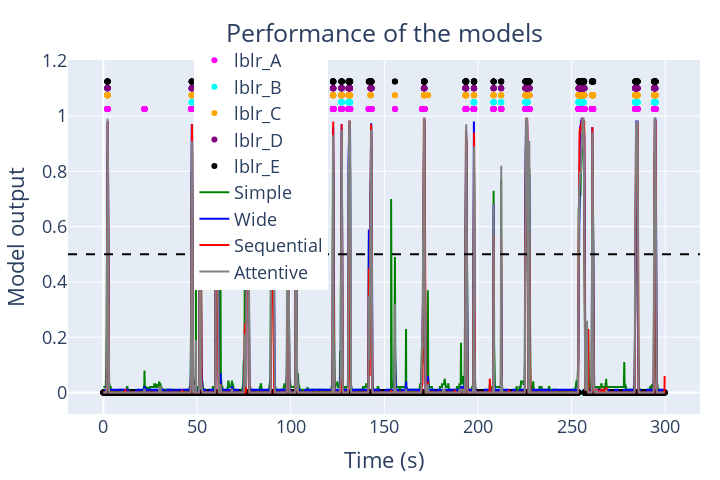

Notebook source saved alongside this figure:
### Code cell
import plotly.graph_objects as go

# Create a time axis (frame number divided by frame rate gives time in seconds)
time = np.arange(len(autolabels_simple["obj_1"])) / 25

# Create a figure
fig = go.Figure()

# Add traces for each label set
fig.add_trace(go.Scatter(x=time, y=[x * 1.025 for x in labels_A["obj_1"]], mode='markers', name='lblr_A', marker=dict(color='magenta')))
fig.add_trace(go.Scatter(x=time, y=[x * 1.05 for x in labels_B["obj_1"]], mode='markers', name='lblr_B', marker=dict(color='cyan')))
fig.add_trace(go.Scatter(x=time, y=[x * 1.075 for x in labels_C["obj_1"]], mode='markers', name='lblr_C', marker=dict(color='orange')))
fig.add_trace(go.Scatter(x=time, y=[x * 1.10 for x in labels_D["obj_1"]], mode='markers', name='lblr_D', marker=dict(color='purple')))
fig.add_trace(go.Scatter(x=time, y=[x * 1.125 for x in labels_E["obj_1"]], mode='markers', name='lblr_E', marker=dict(color='black')))

# fig.add_trace(go.Scatter(x=list(range(len(avrg_example["obj_1"]))), y=avrg_example["obj_1"], mode='lines', name='Average', line=dict(color='black')))

fig.add_trace(go.Scatter(x=time, y=autolabels_simple["obj_1"], mode='lines', name='Simple', line=dict(color='green', width=2)))
fig.add_trace(go.Scatter(x=time, y=autolabels_wide["obj_1"], mode='lines', name='Wide', line=dict(color='blue', width=2)))
# fig.add_trace(go.Scatter(x=list(range(len(autolabels_RF["obj_1"]))), y=autolabels_RF["obj_1"], mode='lines', name='RF', line=dict(color='gray', width=2)))
fig.add_trace(go.Scatter(x=time, y=autolabels_seq["obj_1"], mode='lines', name='Sequential', line=dict(color='red', width=2)))
fig.add_trace(go.Scatter(x=time, y=autolabels_att["obj_1"], mode='lines', name='Attentive', line=dict(color='gray', width=2)))

# Add horizontal lines
fig.add_hline(y=0.5, line_dash="dash", line_color="black")

# Update layout
fig.update_layout(
title=dict(
        text=f'Performance of the models',
        x=0.5,
        y=0.95,
        xanchor='center',
        xref='paper'),
xaxis_title="Time (s)",
yaxis_title="Model output",
legend=dict(yanchor="bottom", y=0.35, xanchor="left", x=0.2),  # Position the legend above the plot
#yaxis=dict(range=[None, 1.2]),
#xaxis=dict(range=[130, 144]),
margin=dict(t=60, b=20, l=20, r=20),
showlegend=True,
width=720,
height=480,
font=dict(size=18)
)

# Show the plot
fig.show()

### Figure 1 — Plotly figure (JSON) as saved in the notebook; plotly's stock layout.template omitted (floating-point values rounded to 4 significant figures; data arrays with more than 128 entries replaced by an {"elided": "..."} marker saying what was removed)
{"data": [{"marker": {"color": "magenta"}, "mode": "markers", "name": "lblr_A", "type": "scatter", "x": {"elided": "7493 float values"}, "y": {"elided": "7493 float values"}}, {"marker": {"color": "cyan"}, "mode": "markers", "name": "lblr_B", "type": "scatter", "x": {"elided": "7493 float values"}, "y": {"elided": "7493 float values"}}, {"marker": {"color": "orange"}, "mode": "markers", "name": "lblr_C", "type": "scatter", "x": {"elided": "7493 float values"}, "y": {"elided": "7493 float values"}}, {"marker": {"color": "purple"}, "mode": "markers", "name": "lblr_D", "type": "scatter", "x": {"elided": "7493 float values"}, "y": {"elided": "7493 float values"}}, {"marker": {"color": "black"}, "mode": "markers", "name": "lblr_E", "type": "scatter", "x": {"elided": "7493 float values"}, "y": {"elided": "7493 float values"}}, {"line": {"color": "green", "width": 2}, "mode": "lines", "name": "Simple", "type": "scatter", "x": {"elided": "7493 float values"}, "y": {"elided": "7493 float values"}}, {"line": {"color": "blue", "width": 2}, "mode": "lines", "name": "Wide", "type": "scatter", "x": {"elided": "7493 float values"}, "y": {"elided": "7493 float values"}}, {"line": {"color": "red", "width": 2}, "mode": "lines", "name": "Sequential", "type": "scatter", "x": {"elided": "7493 float values"}, "y": {"elided": "7493 float values"}}, {"line": {"color": "gray", "width": 2}, "mode": "lines", "name": "Attentive", "type": "scatter", "x": {"elided": "7493 float values"}, "y": {"elided": "7493 float values"}}], "layout": {"font": {"size": 18}, "height": 480, "legend": {"x": 0.2, "xanchor": "left", "y": 0.35, "yanchor": "bottom"}, "margin": {"b": 20, "l": 20, "r": 20, "t": 60}, "shapes": [{"line": {"color": "black", "dash": "dash"}, "type": "line", "x0": 0, "x1": 1, "xref": "x domain", "y0": 0.5, "y1": 0.5, "yref": "y"}], "showlegend": true, "title": {"text": "Performance of the models", "x": 0.5, "xanchor": "center", "xref": "paper", "y": 0.95}, "width": 720, "xaxis": {"title": {"text": "Time (s)"}}, "yaxis": {"title": {"text": "Model output"}}}}
